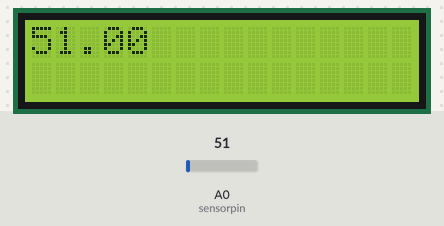
Recording of a sketch running on a simulated Arduino Uno, built with avr-gcc and run on an emulated ATmega328P. On the bench: 16×2 character LCD. Inputs (shaded band) come from the test bench; at power-on: A0 (sensorpin) = 51.

Above: at 1.2 s.
1.3 s: A0 (sensorpin) set to 61
At 2.8 s:
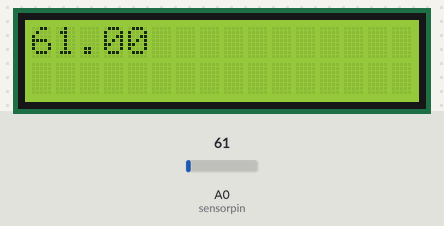
3.5 s: A0 (sensorpin) set to 71
At 4.4 s:
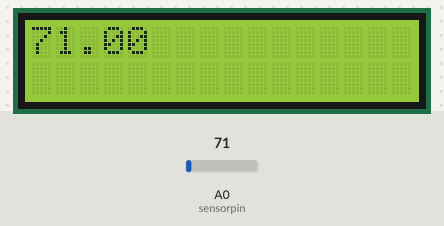
5.5 s: A0 (sensorpin) set to 86
At 7.2 s:
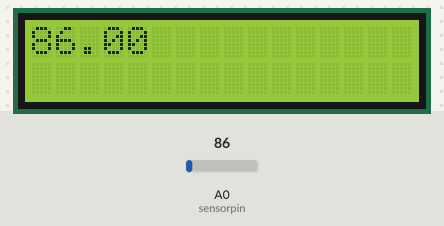
Timing chart, 0 to 8.7 s (numbered marks = the images above; inputs shaded):
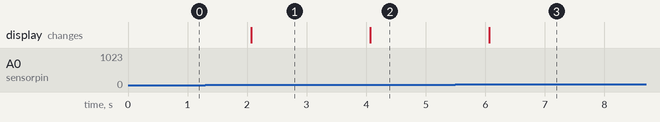

The sketch:

test1.ino
```cpp
#include <LiquidCrystal.h>
#include <LM35.h>
LiquidCrystal lcd(12, 11, 5, 4, 3, 2);

float temp; //Define the temp float variable
float tempf;
float tem1;
int sensorpin = 0;

void setup() {
lcd.begin(16, 2);
}

void loop() {
  // put your main code here, to run repeatedly:
tempf = analogRead(sensorpin);
lcd.setCursor(0,0);
 lcd.print(tempf);
 delay(1000);
}
```

Measured:
- after the input at 1.3 s, the display: changes after 0.77 s (image 1)
- after the input at 3.5 s, the display: changes after 0.57 s (image 2)
- after the input at 5.5 s, the display: changes after 0.57 s (image 3)
